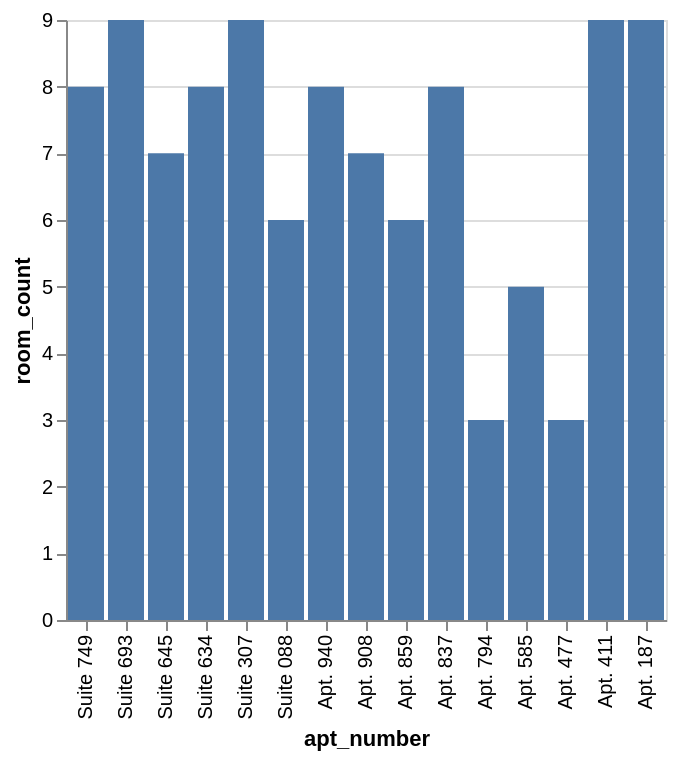

Here is the Vega-Lite specification saved for this chart:
### Vega-Lite specification from a JSON file in a GitHub repository (floating-point values rounded to 4 significant figures)
{"data": {"values": [{"x_data": "Suite 749", "y_data": 8}, {"x_data": "Suite 693", "y_data": 9}, {"x_data": "Suite 645", "y_data": 7}, {"x_data": "Suite 634", "y_data": 8}, {"x_data": "Suite 307", "y_data": 9}, {"x_data": "Suite 088", "y_data": 6}, {"x_data": "Apt. 940", "y_data": 8}, {"x_data": "Apt. 908", "y_data": 7}, {"x_data": "Apt. 859", "y_data": 6}, {"x_data": "Apt. 837", "y_data": 8}, {"x_data": "Apt. 794", "y_data": 3}, {"x_data": "Apt. 585", "y_data": 5}, {"x_data": "Apt. 477", "y_data": 3}, {"x_data": "Apt. 411", "y_data": 9}, {"x_data": "Apt. 187", "y_data": 9}]}, "mark": "bar", "encoding": {"x": {"field": "x_data", "type": "nominal", "title": "apt_number", "sort": "descending"}, "y": {"field": "y_data", "type": "quantitative", "title": "room_count"}}}
